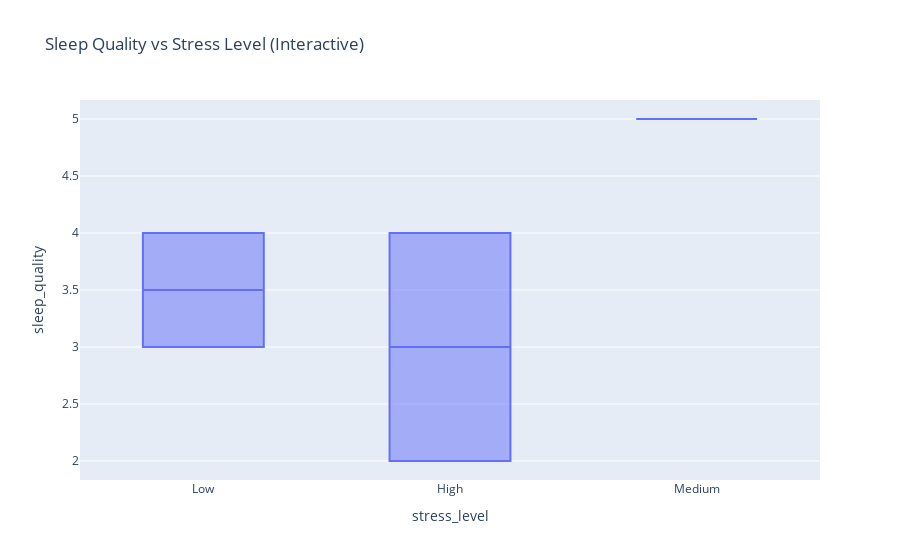

The cell this chart's notebook holds for it:
### Code cell
# Box plot: Sleep Quality vs Stress Level (interactive)
fig2 = px.box(df, x='stress_level', y='sleep_quality',
              title='Sleep Quality vs Stress Level (Interactive)')
fig2.show()

### Figure 1 — Plotly figure (JSON) as saved in the notebook; plotly's stock layout.template omitted (floating-point values rounded to 4 significant figures)
{"data": [{"alignmentgroup": "True", "hovertemplate": "stress_level=%{x}<br>sleep_quality=%{y}<extra></extra>", "legendgroup": "", "marker": {"color": "#636efa"}, "name": "", "notched": false, "offsetgroup": "", "orientation": "v", "showlegend": false, "type": "box", "x": ["Low", "High", "Medium", "Low", "High", "Low", "High", "Medium", "Low", "High", "Low", "High", "Medium", "Low", "High", "Low", "High", "Medium", "Low", "High", "Low", "High", "Medium", "Low", "High", "Low", "High", "Medium", "Low", "High", "Low", "High", "Medium", "Low", "High", "Low", "High", "Medium", "Low", "High", "Low", "High", "Medium", "Low", "High", "Low", "High", "Medium", "Low", "High", "Low", "High", "Medium", "Low", "High", "Low", "High", "Medium", "Low", "High", "Low", "High", "Medium", "Low", "High", "Low", "High", "Medium", "Low", "High", "Low", "High", "Medium", "Low", "High", "Low", "High", "Medium", "Low", "High", "Low", "High", "Medium", "Low", "High", "Low", "High", "Medium", "Low", "High", "Low", "High", "Medium", "Low", "High", "Low", "High", "Medium", "Low", "High"], "x0": " ", "xaxis": "x", "y": [4, 2, 5, 3, 4, 4, 2, 5, 3, 4, 4, 2, 5, 3, 4, 4, 2, 5, 3, 4, 4, 2, 5, 3, 4, 4, 2, 5, 3, 4, 4, 2, 5, 3, 4, 4, 2, 5, 3, 4, 4, 2, 5, 3, 4, 4, 2, 5, 3, 4, 4, 2, 5, 3, 4, 4, 2, 5, 3, 4, 4, 2, 5, 3, 4, 4, 2, 5, 3, 4, 4, 2, 5, 3, 4, 4, 2, 5, 3, 4, 4, 2, 5, 3, 4, 4, 2, 5, 3, 4, 4, 2, 5, 3, 4, 4, 2, 5, 3, 4], "y0": " ", "yaxis": "y"}], "layout": {"boxmode": "group", "legend": {"tracegroupgap": 0}, "title": {"text": "Sleep Quality vs Stress Level (Interactive)"}, "xaxis": {"anchor": "y", "domain": [0, 1], "title": {"text": "stress_level"}}, "yaxis": {"anchor": "x", "domain": [0, 1], "title": {"text": "sleep_quality"}}}}
